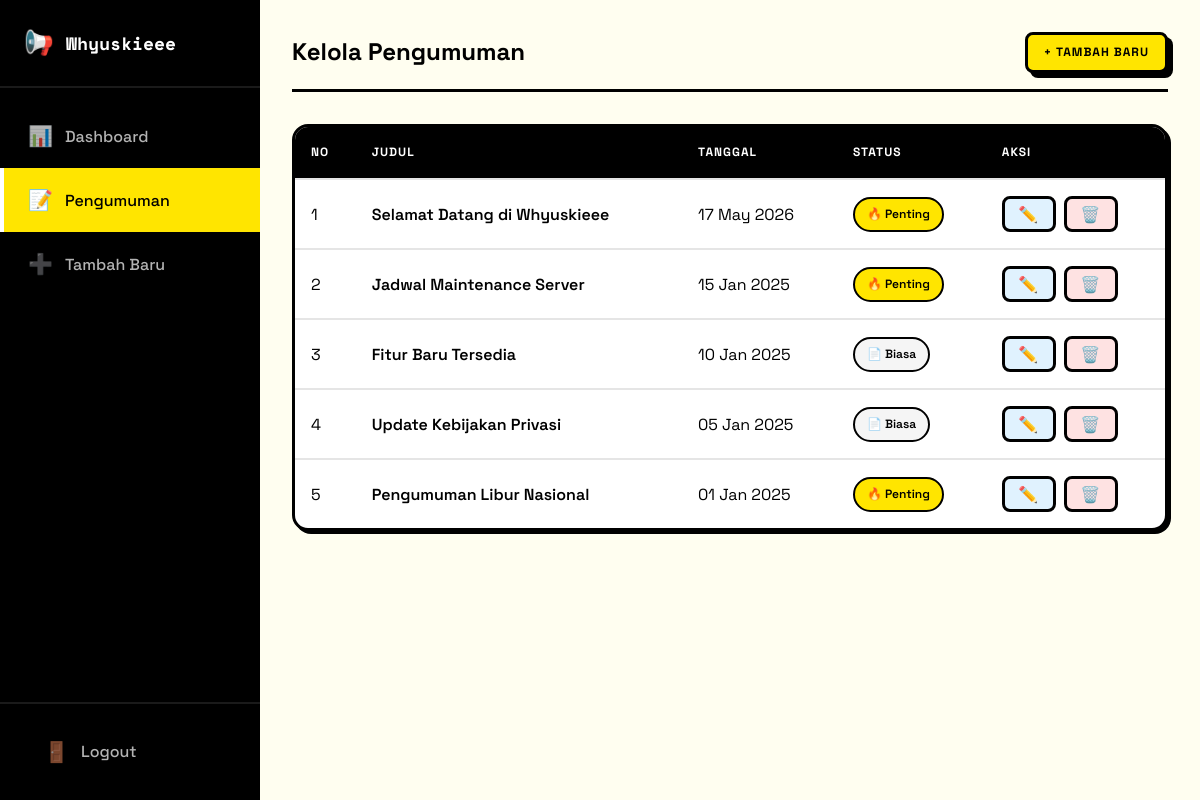
The app's page /admin/announcements.php (signed in) with its own data.
### tables this page shows
CREATE TABLE IF NOT EXISTS announcements (
    id INT AUTO_INCREMENT PRIMARY KEY,
    title VARCHAR(255) NOT NULL,
    content TEXT NOT NULL,
    date_created DATE NOT NULL,
    status ENUM('penting', 'biasa') DEFAULT 'biasa',
    created_at TIMESTAMP DEFAULT CURRENT_TIMESTAMP
);

### admin/announcements.php (the view, shortened to what this page needs)
<?php
 $pdo = getConnection();
 $stmt = $pdo->query("SELECT * FROM announcements ORDER BY created_at DESC");
 $announcements = $stmt->fetchAll();
?>
<!DOCTYPE html>
<html lang="id">
<head>
    <link rel="stylesheet" href="../assets/css/style.css">
</head>
<body class="admin-page">
    <aside class="sidebar">
        <div class="sidebar-header">
            <div class="brand-mini">
                <span class="logo-icon-small">📢</span>
                <span class="brand-name">Whyuskieee</span>
            </div>
        </div>
        <nav class="sidebar-nav">
            <a href="dashboard.php" class="nav-item">
                <span class="nav-icon">📊</span>
                <span class="nav-text">Dashboard</span>
            </a>
            <a href="announcements.php" class="nav-item active">
                <span class="nav-icon">📝</span>
                <span class="nav-text">Pengumuman</span>
            </a>
            <a href="add.php" class="nav-item">
                <span class="nav-icon">➕</span>
                <span class="nav-text">Tambah Baru</span>
            </a>
        </nav>
        <div class="sidebar-footer">
            <a href="logout.php" class="nav-item logout-btn">
                <span class="nav-icon">🚪</span>
                <span class="nav-text">Logout</span>
            </a>
        </div>
    </aside>
    <main class="main-content">
        <header class="admin-header">
            <h2>Kelola Pengumuman</h2>
            <a href="add.php" class="btn btn-primary btn-sm">+ Tambah Baru</a>
        </header>
        <?php if (empty($announcements)): ?>
        <div class="empty-state">
            <span class="empty-icon">📭</span>
            <p>Belum ada pengumuman</p>
            <a href="add.php" class="btn btn-primary">Buat Pengumuman</a>
        </div>
        <?php else: ?>
        <div class="table-wrapper">
            <table class="data-table">
                <thead>
                    <tr>
                        <th>No</th>
                        <th>Judul</th>
                        <th>Tanggal</th>
                        <th>Status</th>
                        <th>Aksi</th>
                    </tr>
                </thead>
                <tbody>
                    <?php foreach ($announcements as $index => $item): ?>
                    <tr style="animation-delay: <?php echo $index * 0.05; ?>s">
                        <td><?php echo $index + 1; ?></td>
                        <td>
                            <div class="table-title">
                                <?php echo htmlspecialchars($item['title']); ?>
                            </div>
                        </td>
                        <td><?php echo date('d M Y', strtotime($item['date_created'])); ?></td>
                        <td>
                            <span class="status-badge <?php echo $item['status']; ?>">
                                <?php echo $item['status'] === 'penting' ? '🔥 Penting' : '📄 Biasa'; ?>
                            </span>
                        </td>
                        <td>
                            <div class="action-buttons">
                                <a href="edit.php?id=<?php echo $item['id']; ?>" class="btn btn-edit" title="Edit">
                                    ✏️
                                </a>
                                <a href="announcements.php?delete=<?php echo $item['id']; ?>"
                                   class="btn btn-delete"
                                   title="Hapus"
                                   onclick="return confirm('Yakin ingin menghapus pengumuman ini?')">
                                    🗑️
                                </a>
                            </div>
                        </td>
                    </tr>
                    <?php endforeach; ?>
                </tbody>
            </table>
        </div>
        <?php endif; ?>
    </main>
</body>
</html>

### assets/css/style.css (style rules this page uses)
:root { --bg-primary: #FFFEF0; --bg-secondary: #FFFFFF; --bg-accent: #FFF9E5; --black: #000000; --white: #FFFFFF; --yellow: #FFE500; --yellow-dark: #E6CF00; --blue: #2563EB; --blue-light: #3B82F6; --red: #EF4444; --red-light: #FEE2E2; --green: #22C55E; --green-light: #DCFCE7; --gray-100: #F5F5F5; --gray-200: #E5E5E5; --gray-300: #D4D4D4; --gray-600: #525252; --gray-800: #262626; --border: 3px solid var(--black); --border-thick: 4px solid var(--black); --shadow-sm: 3px 3px 0 var(--black); --shadow-md: 5px 5px 0 var(--black); --shadow-lg: 8px 8px 0 var(--black); --shadow-hover: 6px 6px 0 var(--black); --font-primary: 'Space Grotesk', sans-serif; --font-mono: 'Space Mono', monospace; --radius-sm: 8px; --radius-md: 12px; --radius-lg: 16px; }
*, *::before, *::after { box-sizing: border-box; margin: 0; padding: 0; }
html { scroll-behavior: smooth; }
body { font-family: var(--font-primary); background-color: var(--bg-primary); color: var(--black); line-height: 1.6; min-height: 100vh; overflow-x: hidden; }
h1, h2, h3, h4, h5, h6 { font-weight: 700; line-height: 1.2; }
h2 { font-size: clamp(1.5rem, 4vw, 2.5rem); }
.btn { display: inline-flex; align-items: center; justify-content: center; gap: 0.5rem; padding: 0.875rem 1.5rem; font-family: var(--font-primary); font-weight: 700; font-size: 0.875rem; text-transform: uppercase; letter-spacing: 1px; text-decoration: none; border: var(--border); border-radius: var(--radius-sm); cursor: pointer; transition: all 0.2s ease; position: relative; overflow: hidden; }
.btn-primary { background: var(--yellow); color: var(--black); box-shadow: var(--shadow-md); }
.btn-sm { padding: 0.5rem 1rem; font-size: 0.75rem; }
.admin-page { display: flex; min-height: 100vh; }
.sidebar { width: 260px; background: var(--black); color: var(--white); display: flex; flex-direction: column; position: fixed; height: 100vh; z-index: 100; transition: transform 0.3s ease; }
.sidebar-header { padding: 1.5rem; border-bottom: 2px solid rgba(255,255,255,0.1); }
.brand-mini { display: flex; align-items: center; gap: 0.75rem; }
.logo-icon-small { font-size: 1.5rem; }
.brand-name { font-family: var(--font-mono); font-size: 1.125rem; font-weight: 700; }
.sidebar-nav { flex: 1; padding: 1rem 0; }
.nav-item { display: flex; align-items: center; gap: 0.75rem; padding: 1rem 1.5rem; color: rgba(255,255,255,0.7); text-decoration: none; font-weight: 500; transition: all 0.2s ease; border-left: 4px solid transparent; }
.nav-item.active { background: var(--yellow); color: var(--black); border-left-color: var(--white); }
.nav-icon { font-size: 1.25rem; }
.sidebar-footer { padding: 1rem; border-top: 2px solid rgba(255,255,255,0.1); }
.main-content { flex: 1; margin-left: 260px; padding: 2rem; background: var(--bg-primary); }
.admin-header { display: flex; align-items: center; gap: 1rem; margin-bottom: 2rem; padding-bottom: 1rem; border-bottom: var(--border); }
.admin-header h2 { flex: 1; font-size: 1.5rem; }
.table-wrapper { background: var(--white); border: var(--border); border-radius: var(--radius-lg); overflow: hidden; box-shadow: var(--shadow-sm); }
.data-table { width: 100%; border-collapse: collapse; }
.data-table th, .data-table td { padding: 1rem; text-align: left; border-bottom: 2px solid var(--gray-200); }
.data-table th { background: var(--black); color: var(--white); font-weight: 700; text-transform: uppercase; font-size: 0.75rem; letter-spacing: 1px; }
.data-table tbody tr { animation: fadeSlideUp 0.3s ease forwards; opacity: 0; transition: all 0.2s ease; }
.data-table tbody tr:last-child td { border-bottom: none; }
.table-title { font-weight: 600; max-width: 300px; white-space: nowrap; overflow: hidden; text-overflow: ellipsis; }
.status-badge { display: inline-flex; align-items: center; gap: 0.25rem; padding: 0.375rem 0.75rem; border-radius: 999px; font-size: 0.75rem; font-weight: 600; border: 2px solid var(--black); }
.status-badge.penting { background: var(--yellow); }
.status-badge.biasa { background: var(--gray-100); }
.action-buttons { display: flex; gap: 0.5rem; }
.btn-edit, .btn-delete { width: 36px; height: 36px; display: flex; align-items: center; justify-content: center; border: var(--border); border-radius: var(--radius-sm); text-decoration: none; font-size: 1rem; transition: all 0.2s ease; }
.btn-edit { background: #E0F2FE; }
.btn-delete { background: var(--red-light); }

### records on screen
announcements: title "Selamat Datang di Whyuskieee", date_created "17 May 2026", status "🔥 Penting"
announcements: title "Jadwal Maintenance Server", date_created "15 Jan 2025", status "🔥 Penting"
announcements: title "Fitur Baru Tersedia", date_created "10 Jan 2025", status "📄 Biasa"
announcements: title "Update Kebijakan Privasi", date_created "05 Jan 2025", status "📄 Biasa"
announcements: title "Pengumuman Libur Nasional", date_created "01 Jan 2025", status "🔥 Penting"
